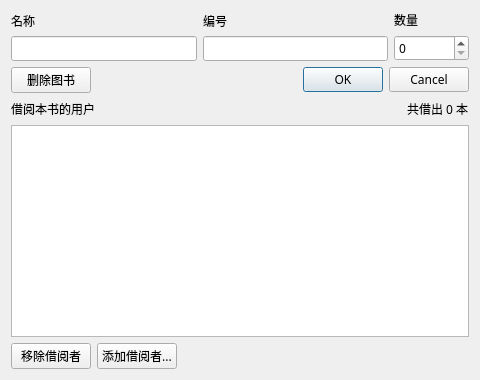
<?xml version="1.0" encoding="UTF-8"?>
<ui version="4.0">
 <class>BookInfoDialog</class>
 <widget class="QDialog" name="BookInfoDialog">
  <property name="geometry">
   <rect>
    <x>0</x>
    <y>0</y>
    <width>480</width>
    <height>380</height>
   </rect>
  </property>
  <property name="font">
   <font>
    <family>微软雅黑</family>
   </font>
  </property>
  <property name="windowTitle">
   <string>图书信息</string>
  </property>
  <layout class="QVBoxLayout" name="verticalLayout_4">
   <item>
    <layout class="QHBoxLayout" name="horizontalLayout">
     <item>
      <layout class="QVBoxLayout" name="verticalLayout">
       <item>
        <widget class="QLabel" name="label">
         <property name="text">
          <string>名称</string>
         </property>
        </widget>
       </item>
       <item>
        <widget class="QLineEdit" name="nameEdit"/>
       </item>
      </layout>
     </item>
     <item>
      <layout class="QVBoxLayout" name="verticalLayout_2">
       <item>
        <widget class="QLabel" name="label_2">
         <property name="text">
          <string>编号</string>
         </property>
        </widget>
       </item>
       <item>
        <widget class="QLineEdit" name="idEdit"/>
       </item>
      </layout>
     </item>
     <item>
      <layout class="QVBoxLayout" name="verticalLayout_3">
       <item>
        <widget class="QLabel" name="label_3">
         <property name="text">
          <string>数量</string>
         </property>
        </widget>
       </item>
       <item>
        <widget class="QSpinBox" name="numEdit">
         <property name="sizePolicy">
          <sizepolicy hsizetype="Minimum" vsizetype="Fixed">
           <horstretch>0</horstretch>
           <verstretch>0</verstretch>
          </sizepolicy>
         </property>
         <property name="minimumSize">
          <size>
           <width>75</width>
           <height>0</height>
          </size>
         </property>
         <property name="maximum">
          <number>999999</number>
         </property>
        </widget>
       </item>
      </layout>
     </item>
    </layout>
   </item>
   <item>
    <layout class="QHBoxLayout" name="horizontalLayout_3">
     <item>
      <widget class="QPushButton" name="deleteButton">
       <property name="text">
        <string>删除图书</string>
       </property>
      </widget>
     </item>
     <item>
      <widget class="QDialogButtonBox" name="buttonBox">
       <property name="orientation">
        <enum>Qt::Horizontal</enum>
       </property>
       <property name="standardButtons">
        <set>QDialogButtonBox::Cancel|QDialogButtonBox::Ok</set>
       </property>
      </widget>
     </item>
    </layout>
   </item>
   <item>
    <layout class="QHBoxLayout" name="horizontalLayout_4">
     <item>
      <widget class="QLabel" name="label_4">
       <property name="text">
        <string>借阅本书的用户</string>
       </property>
      </widget>
     </item>
     <item>
      <spacer name="horizontalSpacer_2">
       <property name="orientation">
        <enum>Qt::Horizontal</enum>
       </property>
       <property name="sizeHint" stdset="0">
        <size>
         <width>40</width>
         <height>20</height>
        </size>
       </property>
      </spacer>
     </item>
     <item>
      <widget class="QLabel" name="numLabel">
       <property name="text">
        <string>共借出 0 本</string>
       </property>
      </widget>
     </item>
    </layout>
   </item>
   <item>
    <widget class="QTableView" name="tableView"/>
   </item>
   <item>
    <layout class="QHBoxLayout" name="horizontalLayout_2">
     <item>
      <widget class="QPushButton" name="returnButton">
       <property name="text">
        <string>移除借阅者</string>
       </property>
      </widget>
     </item>
     <item>
      <widget class="QPushButton" name="borrowButton">
       <property name="text">
        <string>添加借阅者...</string>
       </property>
      </widget>
     </item>
     <item>
      <spacer name="horizontalSpacer">
       <property name="orientation">
        <enum>Qt::Horizontal</enum>
       </property>
       <property name="sizeHint" stdset="0">
        <size>
         <width>40</width>
         <height>20</height>
        </size>
       </property>
      </spacer>
     </item>
    </layout>
   </item>
  </layout>
 </widget>
 <resources/>
 <connections>
  <connection>
   <sender>buttonBox</sender>
   <signal>rejected()</signal>
   <receiver>BookInfoDialog</receiver>
   <slot>reject()</slot>
   <hints>
    <hint type="sourcelabel">
     <x>316</x>
     <y>260</y>
    </hint>
    <hint type="destinationlabel">
     <x>286</x>
     <y>274</y>
    </hint>
   </hints>
  </connection>
 </connections>
</ui>
